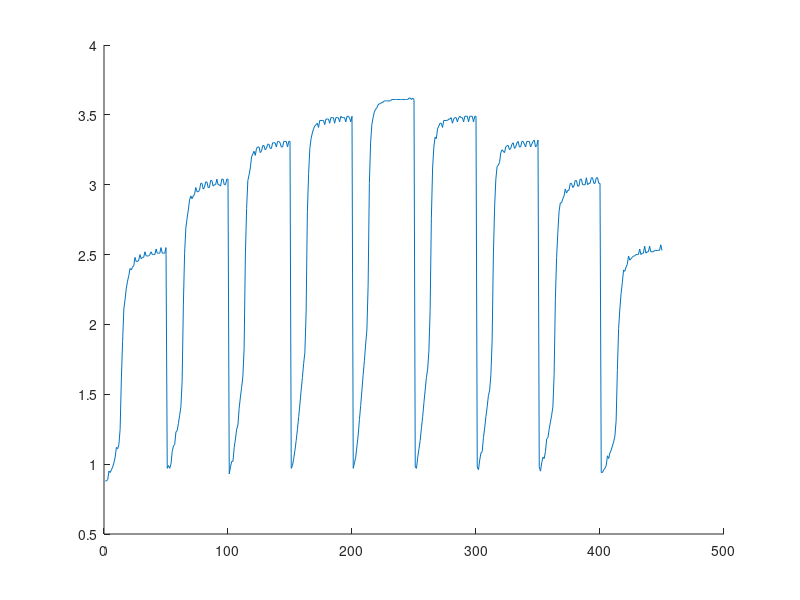

MATLAB code to generate this figure:
clear all;

v_in = [0.00
0.00
0.00
0.00
0.00
2.22
4.57
4.58
2.55
0.00
0.00
0.00
0.00
0.00
4.58
0.00
0.00
0.00
1.53
0.27
0.00
0.00
0.00
4.51
0.00
0.00
0.00
4.58
0.00
0.00
0.00
4.57
0.00
0.00
0.00
1.53
0.26
0.00
0.00
0.00
4.51
0.00
0.00
0.00
4.58
0.00
0.00
0.00
4.57
0.00
4.58
4.58
0.00
0.00
4.57
1.73
4.58
4.58
4.58
4.58
1.62
4.58
4.58
4.51
0.00
0.00
4.58
4.58
0.00
0.00
2.55
4.58
0.00
0.00
0.01
4.58
0.26
0.00
0.00
4.58
4.51
0.00
0.00
4.58
4.58
0.00
0.00
2.55
4.57
0.00
0.00
0.02
0.00
0.26
0.00
0.00
4.58
4.51
0.00
0.00
4.58
4.58
4.58
4.58
2.22
4.58
0.00
4.58
4.58
3.60
4.58
4.58
0.00
4.58
4.57
0.00
0.00
4.57
4.58
3.88
0.00
4.58
4.58
4.58
0.00
1.34
4.57
4.57
0.00
0.00
4.58
4.58
0.00
0.00
4.57
4.57
3.89
0.00
4.58
4.57
4.58
0.00
1.34
4.58
4.57
0.00
0.00
4.57
4.57
0.00
0.00
4.59
2.70
0.76
4.58
4.58
4.58
4.58
4.58
4.58
2.55
4.58
4.58
0.40
4.58
4.58
4.58
0.00
4.58
4.58
4.58
0.00
4.58
4.57
4.58
2.69
3.60
4.58
4.58
4.57
0.40
4.58
4.58
4.58
0.00
4.58
4.58
4.58
0.00
4.58
4.58
4.58
2.69
3.60
4.57
4.58
4.57
0.40
4.58
4.57
4.58
4.58
4.59
4.58
4.58
4.58
4.59
4.58
4.58
4.58
4.58
3.86
4.58
4.58
3.15
4.58
4.58
4.58
4.58
4.58
4.58
4.58
4.58
4.58
4.57
4.58
4.58
4.58
4.58
4.57
4.58
3.16
4.58
4.58
4.58
4.57
4.58
4.57
4.58
4.58
4.58
4.57
4.58
4.58
4.58
4.58
4.58
4.58
3.16
4.57
4.58
4.58
4.58
4.58
4.58
4.58
4.58
4.58
4.59
4.58
0.00
4.58
4.58
4.57
4.58
0.00
4.58
4.58
4.58
3.18
2.95
4.57
4.58
4.58
0.09
4.58
4.57
4.58
0.00
4.57
4.58
4.58
0.00
4.58
4.57
4.58
3.18
2.95
4.57
4.57
4.57
0.09
4.58
4.57
4.58
0.00
4.58
4.57
4.58
0.00
0.00
4.58
4.56
4.57
4.58
4.58
4.58
4.58
4.58
3.19
4.58
0.00
0.00
0.96
4.58
4.57
0.00
0.00
4.57
4.58
0.00
0.00
4.58
4.58
4.32
0.00
4.58
4.57
4.58
0.00
0.95
4.57
4.58
0.00
0.00
4.58
4.58
0.00
0.00
4.58
4.57
4.31
0.00
4.58
4.57
4.58
0.00
0.96
4.58
4.57
0.00
4.58
1.95
4.57
0.00
0.00
2.22
4.58
0.00
0.23
2.70
0.00
4.57
4.57
0.00
4.58
4.58
0.00
0.00
1.94
4.57
0.00
0.00
0.00
4.57
4.58
0.00
0.00
4.58
4.56
0.00
0.00
4.58
4.57
0.00
0.00
1.93
4.57
0.00
0.00
0.00
4.58
1.95
0.00
0.00
0.00
4.57
0.00
0.00
4.57
4.57
0.00
2.95
0.01
0.00
4.58
0.00
0.00
0.00
0.00
0.00
0.09
0.03
3.43
0.00
0.00
0.00
4.58
0.00
0.00
0.00
4.57
0.00
0.00
0.00
2.75
0.00
0.00
0.00
0.00
3.43
0.00
0.00
0.00
4.57
0.00
0.00
0.00
4.58
0.00
0.00
0.00
2.75
0.00
0.00
0.00
0.04
3.43
0.00
0.00
];


v = [0.88
0.88
0.89
0.95
0.94
0.96
0.98
1.01
1.05
1.12
1.11
1.14
1.25
1.61
1.88
2.11
2.18
2.26
2.31
2.35
2.40
2.39
2.41
2.42
2.48
2.45
2.45
2.46
2.50
2.47
2.48
2.48
2.52
2.49
2.49
2.49
2.50
2.52
2.50
2.50
2.50
2.54
2.51
2.51
2.51
2.55
2.51
2.51
2.51
2.55
0.97
0.99
0.97
1.00
1.09
1.13
1.14
1.23
1.24
1.29
1.35
1.41
1.59
2.14
2.51
2.69
2.76
2.82
2.89
2.92
2.90
2.92
2.93
2.98
2.95
2.95
2.96
3.01
3.01
2.97
2.98
3.02
3.02
2.98
2.98
3.03
3.03
2.99
3.00
3.00
3.04
3.00
3.00
2.99
3.04
3.04
3.00
3.00
3.04
3.04
0.93
0.98
1.02
1.02
1.12
1.18
1.25
1.28
1.40
1.48
1.55
1.63
1.83
2.49
2.83
3.03
3.07
3.12
3.20
3.22
3.24
3.21
3.26
3.27
3.27
3.23
3.24
3.28
3.28
3.25
3.26
3.29
3.29
3.26
3.26
3.30
3.30
3.30
3.27
3.31
3.31
3.30
3.27
3.27
3.31
3.31
3.31
3.27
3.31
3.31
0.97
0.99
1.04
1.10
1.17
1.25
1.34
1.43
1.53
1.62
1.72
1.80
2.09
2.80
3.08
3.26
3.33
3.37
3.40
3.42
3.43
3.44
3.41
3.46
3.46
3.46
3.46
3.43
3.47
3.47
3.47
3.44
3.48
3.48
3.48
3.44
3.48
3.48
3.48
3.45
3.49
3.48
3.48
3.48
3.45
3.49
3.49
3.48
3.45
3.49
0.97
1.01
1.05
1.13
1.21
1.32
1.42
1.53
1.64
1.74
1.86
1.96
2.28
3.01
3.30
3.43
3.48
3.52
3.54
3.55
3.57
3.58
3.58
3.59
3.59
3.60
3.60
3.60
3.60
3.60
3.60
3.61
3.61
3.61
3.61
3.61
3.61
3.61
3.61
3.61
3.61
3.61
3.61
3.61
3.61
3.62
3.62
3.61
3.62
3.61
0.98
0.97
1.05
1.11
1.17
1.26
1.34
1.44
1.53
1.62
1.68
1.81
2.10
2.76
3.12
3.27
3.34
3.33
3.40
3.42
3.44
3.44
3.41
3.46
3.46
3.46
3.46
3.47
3.47
3.48
3.44
3.47
3.48
3.48
3.45
3.48
3.49
3.48
3.48
3.45
3.49
3.49
3.49
3.45
3.49
3.49
3.49
3.45
3.49
3.49
0.98
0.96
1.03
1.08
1.09
1.19
1.26
1.34
1.41
1.49
1.53
1.64
1.88
2.49
2.84
3.04
3.13
3.14
3.16
3.23
3.25
3.24
3.23
3.27
3.28
3.28
3.25
3.26
3.29
3.30
3.26
3.27
3.30
3.31
3.27
3.27
3.31
3.31
3.29
3.27
3.31
3.31
3.31
3.27
3.29
3.31
3.32
3.27
3.28
3.32
0.98
0.95
1.01
1.05
1.04
1.09
1.18
1.19
1.25
1.30
1.35
1.41
1.64
2.18
2.48
2.66
2.81
2.87
2.87
2.90
2.92
2.97
2.94
2.96
2.96
3.01
3.01
2.98
2.99
3.03
3.03
2.99
2.99
3.04
3.04
3.00
3.00
3.00
3.05
3.00
3.01
3.01
3.05
3.05
3.01
3.01
3.05
3.05
3.01
3.01
0.94
0.94
0.96
0.97
0.99
1.06
1.04
1.08
1.10
1.13
1.16
1.20
1.31
1.67
1.97
2.11
2.22
2.30
2.39
2.38
2.41
2.43
2.49
2.46
2.47
2.48
2.49
2.49
2.50
2.50
2.50
2.54
2.50
2.51
2.51
2.56
2.51
2.52
2.52
2.56
2.52
2.52
2.52
2.53
2.53
2.53
2.53
2.53
2.57
2.53
];

v1 = v(1:50);
v2 = v(51:100);
v3 = v(101:150);
v4 = v(151:200);
v5 = v(201:250);
v6 = v(251:300);
v7 = v(301:350);
v8 = v(351:400);
v9 = v(401:450);

stab1 = mean (v1(30:50));%50
stab2 = mean (v2(30:50));%100
stab3 = mean (v3(30:50));%150
stab4 = mean (v4(30:50));%200
stab5 = mean (v5(30:50));%250
stab6 = mean (v6(30:50));%200
stab7 = mean (v7(30:50));%150
stab8 = mean (v8(30:50));%100
stab9 = mean (v9(30:50));%50

tau(1) = ( stab1-v1(1) )*0.63; %50
tau(2) = ( stab2-v2(1) )*0.63; %100
tau(3) = ( stab3-v3(1) )*0.63; %150
tau(4) = ( stab4-v4(1) )*0.63; %200
tau(5) = ( stab5-v5(1) )*0.63; %250
tau(6) = ( stab6-v6(1) )*0.63; %200
tau(7) = ( stab7-v7(1) )*0.63; %150
tau(8) = ( stab8-v8(1) )*0.63; %100
tau(9) = ( stab9-v9(1) )*0.63; %50

disp(tau);

for i=1:1:450
   x(i) = i; 
end
%plot(x,v_in);
hold on;
plot(x,v);
